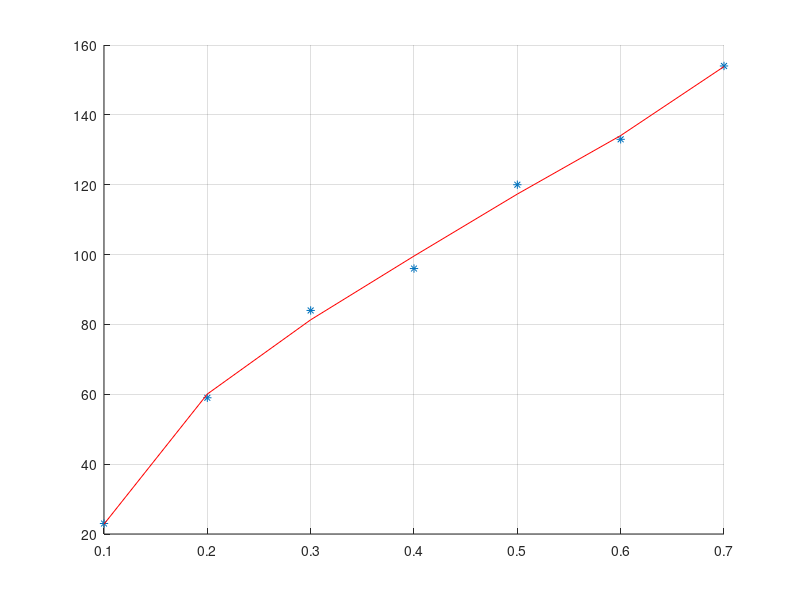

Recreate this plot in MATLAB.
% задаем массивы данных:
x = [0.1; 0.2; 0.3; 0.4; 0.5; 0.6; 0.7];
y = [23; 59; 84; 96; 120; 133; 154];

% строим матрицу V – матрицу Вандермонда с вырезанным первым столбцом:
V = vander(x);
V(:,1) = [];
 
% вычисляем элементы матрицы А
A = V'*V;
% вычисляем элементы вектора b 
b = V'*y;

% находим коэффициенты для полинома
a = A\b;

xi = min(x):0.1:max(x);
y2=0;
for k=0:5
    y2 = y2 + a(5-k+1) * xi.^k;
end

% cтроим график функции
hold on;
grid on;

plot(x,y,'*');
plot(xi,y2,'r');
